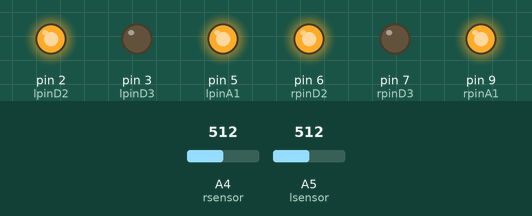
Simulated run of this sketch. Board: Arduino Uno, built with avr-gcc and run on an emulated ATmega328P. Shown: output pins drawn as LEDs (lit = HIGH). Inputs (shaded band) come from the test bench; at power-on: A4 (rsensor) = 512, A5 (lsensor) = 512.

Above: at 1.8 s.
1.9 s: A4 (rsensor) set to 73
3.4 s: A4 (rsensor) set to 64
At 4.3 s:
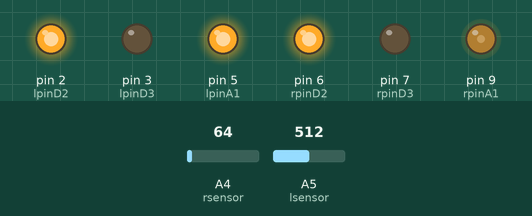
4.9 s: A4 (rsensor) set to 80
At 5.5 s:
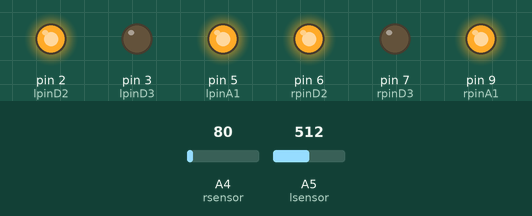
6.4 s: A5 (lsensor) set to 76
7.9 s: A5 (lsensor) set to 67
At 8.9 s:
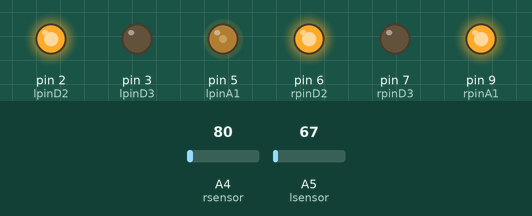
9.4 s: A5 (lsensor) set to 83
At 10.1 s:
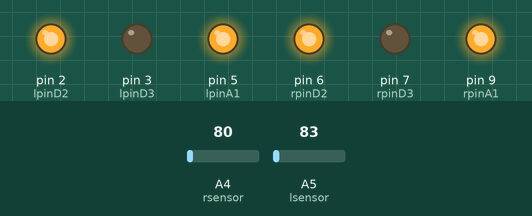
Timing chart, 0 to 11.9 s (numbered marks = the images above; inputs shaded):
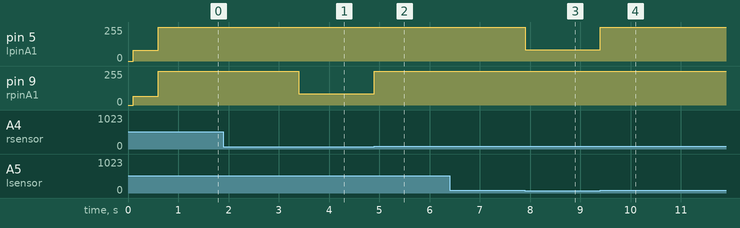

The sketch:

faster.ino
```cpp
//Name: Jaekwan Ahn, Jeffery Yang
//Team: Ronaldo


//left motor

int lpinA1 = 5;
int lpinD2 = 2;
int lpinD3 = 3;

//right motor

int rpinA1 = 9;
int rpinD2 = 6;
int rpinD3 = 7;

//left sensor
int lsensor = A5;

//right sensor
int rsensor = A4;

//flag to detect car presence
int flag = 1; //1 for left side, 2 for right side

void setup() {
  //left motor
  pinMode(lpinA1,OUTPUT);
  pinMode(lpinD2,OUTPUT);
  pinMode(lpinD3,OUTPUT);

  //right motor
  pinMode(rpinA1,OUTPUT);
  pinMode(rpinD2,OUTPUT);
  pinMode(rpinD3,OUTPUT);

  delay(100);
  analogWrite(lpinA1,110); analogWrite(rpinA1,100);
  digitalWrite(lpinD2,HIGH); digitalWrite(lpinD3,LOW);
  digitalWrite(rpinD2,HIGH); digitalWrite(rpinD3,LOW);
  analogWrite(lpinA1,80); analogWrite(rpinA1,65);
  delay(500);
}

void loop() {
  // put your main code here, to run repeatedly:
  int lread = analogRead(lsensor);
  int rread = analogRead(rsensor);
  if (lread < 73 && rread >= 70){    //left turn, right wheel moves faster
    analogWrite(lpinA1, 85); analogWrite(rpinA1,255);
    flag = 2;
  }
  else if (rread < 70 && lread >= 73) { //right turn
    analogWrite(lpinA1,255); analogWrite(rpinA1,85);
    flag = 1;
  }
  else if (rread < 70 && lread < 73) {
    if(flag == 1){ //right turn
      analogWrite(lpinA1,255); analogWrite(rpinA1,85);
    } else{ //flag=2, left turn
      analogWrite(lpinA1,85); analogWrite(rpinA1,255);
    }
  }
  else{
    analogWrite(lpinA1,255); analogWrite(rpinA1,255);
  }

}
```

Measured:
- the behaviour switches between 70 and 69 on A4 (rsensor) (found by bisection; images 0 and 1)
- the behaviour switches between 73 and 72 on A5 (lsensor) (found by bisection; images 2 and 3)
- after the input at 1.9 s, every drawn part: stays the same
- after the input at 3.4 s, pin 9 (rpinA1): 255/255 → 85/255 at once
- after the input at 4.9 s, pin 9 (rpinA1): 85/255 → 255/255 at once
- after the input at 6.4 s, every drawn part: stays the same
- after the input at 7.9 s, pin 5 (lpinA1): 255/255 → 85/255 at once
- after the input at 9.4 s, pin 5 (lpinA1): 85/255 → 255/255 at once
